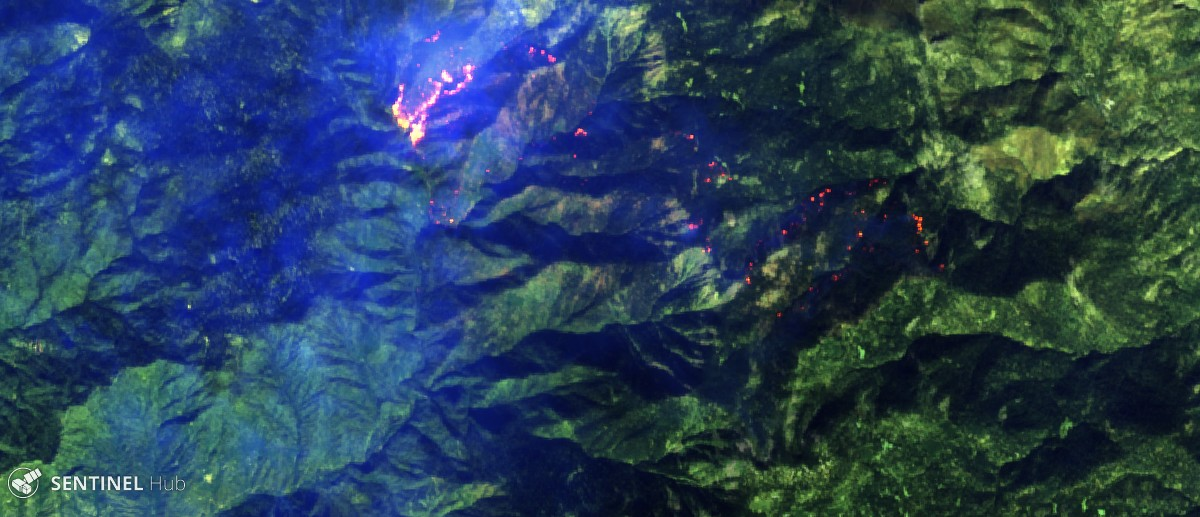
#> input picture Sentinel-2 image on 2018-11-18.jpg, 1200 x 517 px
$ python -i image_processing.py   (imports and definitions only)
#> lines starting #> are read from the running program, lines starting #| are printed output that depends on the picture
# -*- coding: utf-8 -*-

"""
Image processing.

Image manipulation:
- https://docs.python-guide.org/scenarios/imaging/#example
- https://opencv-python-tutroals.readthedocs.io/en/latest/py_tutorials/py_imgproc/py_table_of_contents_imgproc/py_table_of_contents_imgproc.html
"""

# What image processing library is best?
import cv2
import dill
import numpy as np
from PIL import Image, ImageFilter, ImageOps
from typing import List, Set, Dict, Tuple, Optional
# from scipy.ndimage import imread
import matplotlib.pyplot as plt
from mpl_toolkits.mplot3d import Axes3D
from matplotlib import cm
from matplotlib import colors

# [9 lines left out: function split_image_into_RGB, not called in this run]


def normalize2(pil_img):
    return ImageOps.autocontrast(pil_img)


# [42 lines left out: functions normalize, convert_jp2_to_png, combine_RGB_into_image, get_HSV_from_image, not called in this run]


def apply_color_mask(hsv_img):
    lower_bound = np.array([0,50,50])
    upper_bound = np.array([20,255,255])
    mask = cv2.inRange(hsv_img, lower_bound, upper_bound) | cv2.inRange(hsv_img, np.array([160, 50, 50]), np.array([180, 255, 255]))
    return cv2.bitwise_and(hsv_img, hsv_img, mask=mask)


# [25 lines left out: functions plot_HSV, adjust_gamma, not called in this run]

>>> import cv2
>>> picture = cv2.cvtColor(cv2.imread('../Sentinel-2 image on 2018-11-18.jpg'), cv2.COLOR_BGR2RGB)
>>> result = apply_color_mask(picture)
#> in apply_color_mask, `mask = cv2.inRange(hsv_img, lower_bound, upper_bound) | cv2.inRange(hs..`:
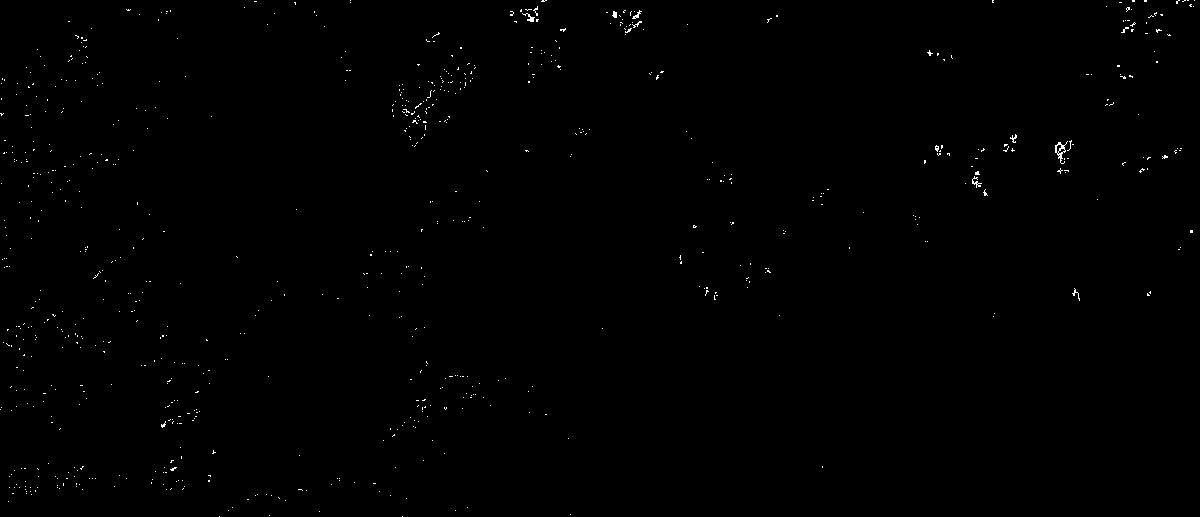
#> mask: shape (517, 1200); 0.33% white in thin lines or dots
